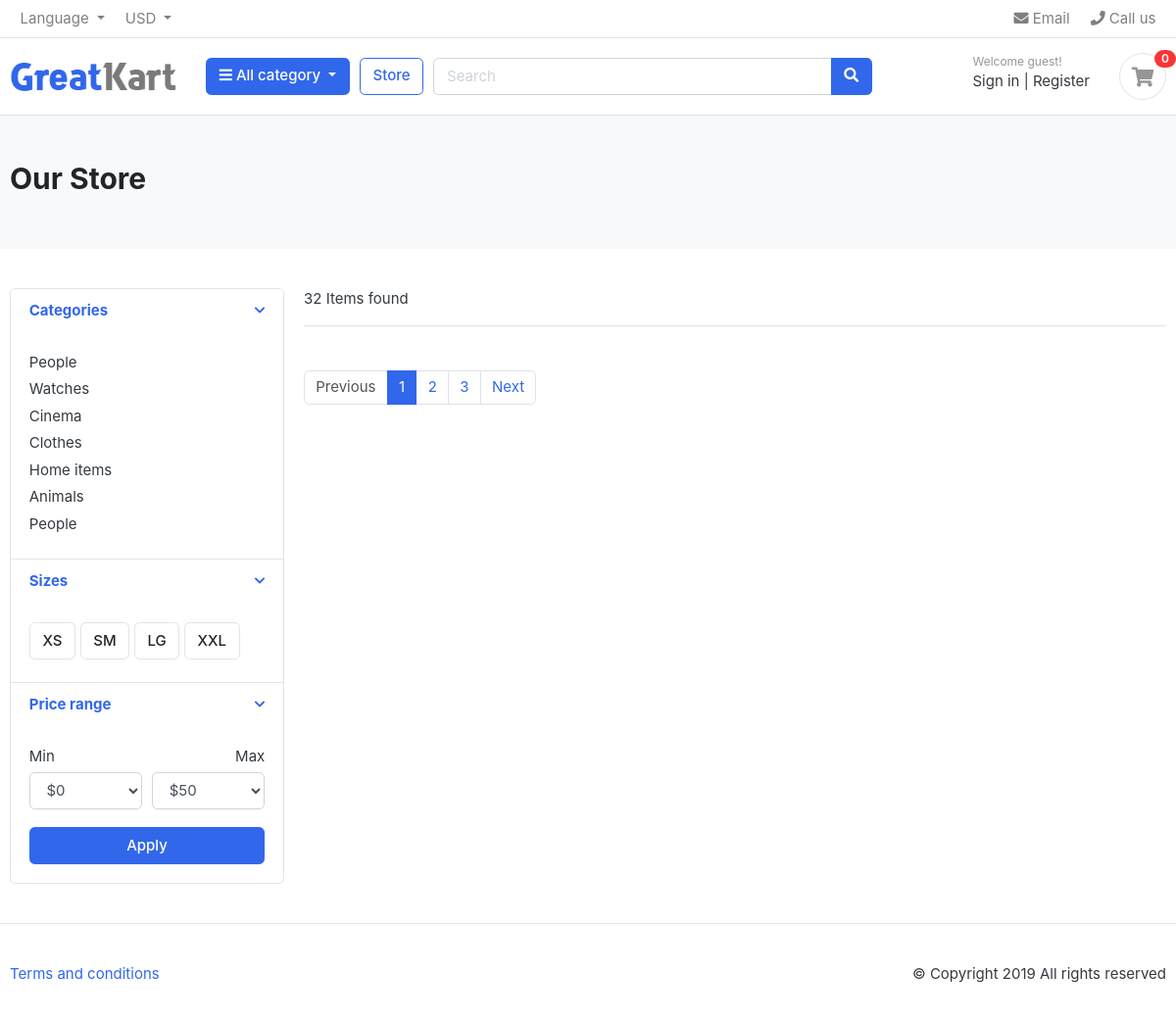
The app's page /, older data.
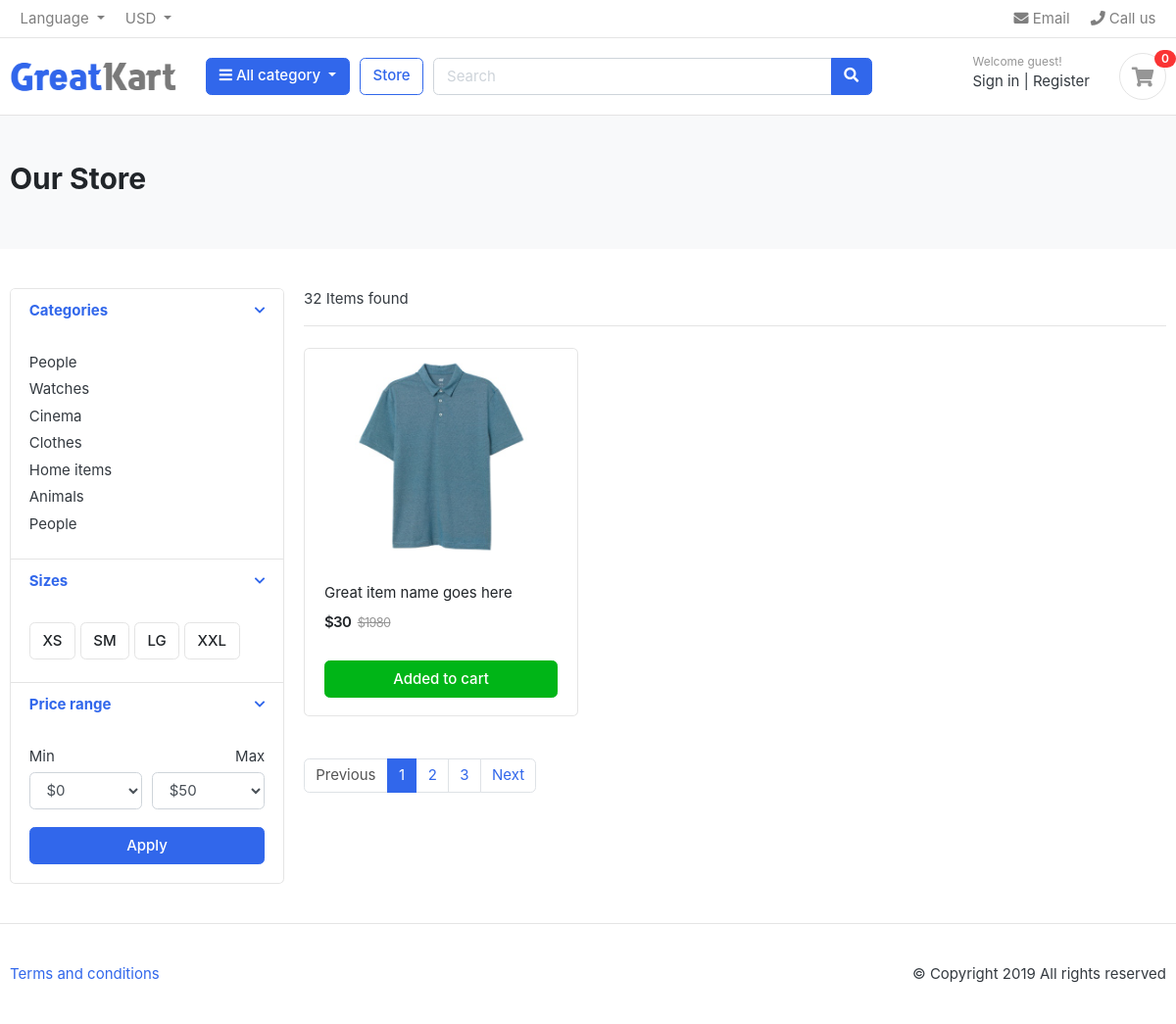
The same page, newer data.
### inventory/models.py (models this page shows, shortened)
class Product(models.Model):
    product_name=models.CharField(max_length=200, unique=True)
    price=models.IntegerField(null=True)
    image = models.ImageField(upload_to="photos/products", null=True)
    stock = models.IntegerField(null=True)
    is_available=models.BooleanField(default=True,null=True)
    created_date=models.DateTimeField(auto_now_add=True)
    modified_date=models.DateTimeField(auto_now=True)

### pos/views.py (the view)
# urls.py: 2. Add a URL to urlpatterns:  path('', views.home, name='home')
def home(request):
    products=Product.objects.all().filter(is_available=True)
    context={
        "products":products,
    }
    return render(request, "home.html", context)

### templates/home.html (shortened to what the changed rows need)
<!DOCTYPE HTML>
{% load static %}
<html lang="en">
<head>
<link href="{% static 'css/bootstrap.css' %}" rel="stylesheet" type="text/css"/>
<link href="{% static 'fonts/fontawesome/css/all.min.css' %}" type="text/css" rel="stylesheet">
<link href="{% static 'css/ui.css' %}" rel="stylesheet" type="text/css"/>
<link href="{% static 'css/responsive.css' %}" rel="stylesheet" media="only screen and (max-width: 1200px)" />
</head>
<body>
<section class="section-pagetop bg">
<div class="container">
	<h2 class="title-page">Our Store</h2>
</div>
</section>
<section class="section-content padding-y">
<div class="container">
<div class="row">
	<main class="col-md-9">
<div class="row">
	{% for product in products%}
	<div class="col-md-4">
		<figure class="card card-product-grid">
			<div class="img-wrap">
				<img src="{%static 'images/items/1.jpg' %}">
			</div>
			<figcaption class="info-wrap">
				<div class="fix-height">
					<a href="./product-detail.html" class="title">Great item name goes here</a>
					<div class="price-wrap mt-2">
						<span class="price">${{product.price}}</span>
						<del class="price-old">$1980</del>
					</div>
				</div>
				<a href="#" class="btn btn-block btn-success">Added to cart </a>
			</figcaption>
		</figure>
	</div>
	{% endfor %}
</div>
	</main>
</div>
</div>
</section>
</body>
</html>

Row changes from the older to the newer data that the page shows:
added Product: price "30"
